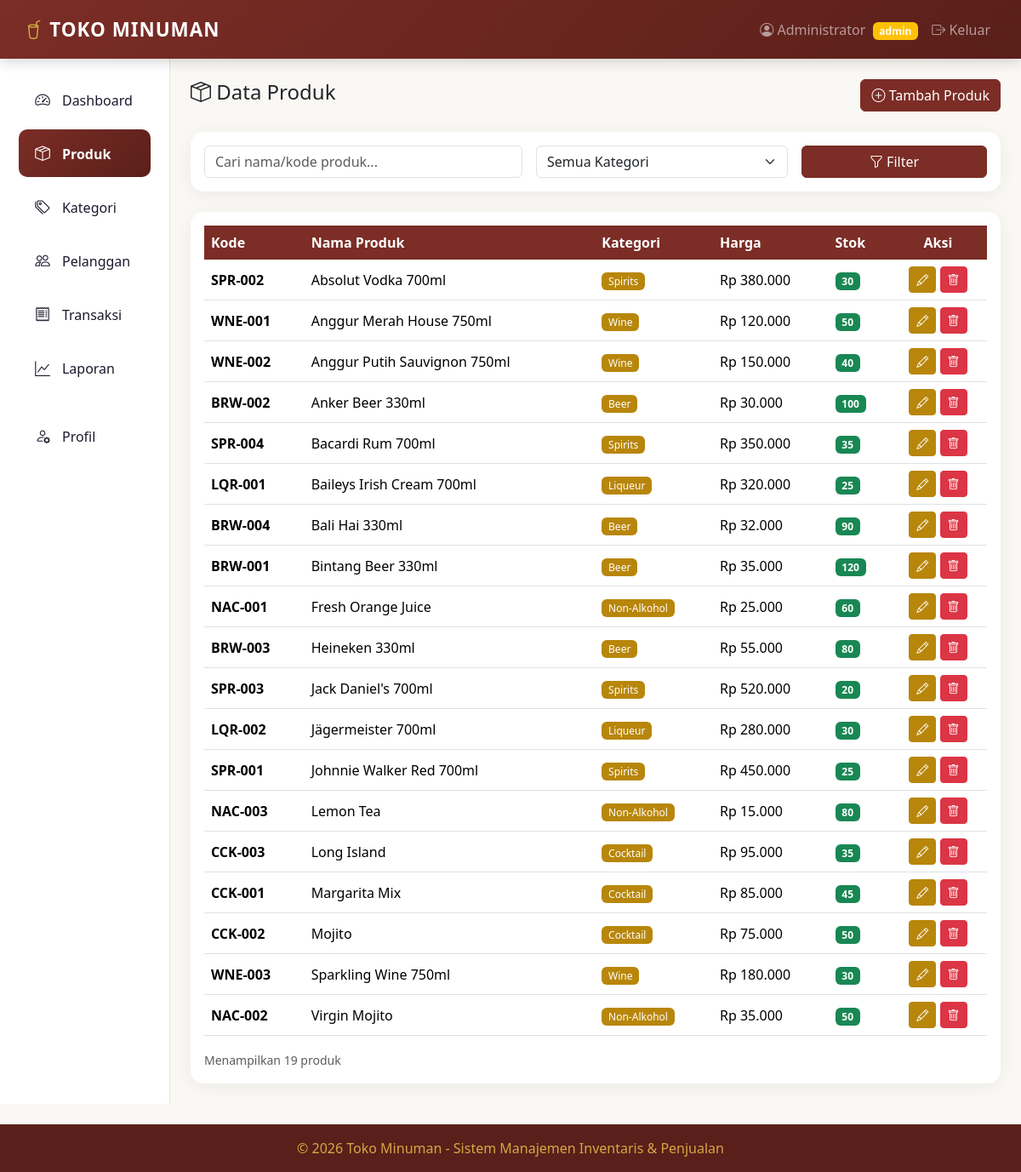
The page /produk.php (signed in) on the database its author committed.
### tables this page shows
CREATE TABLE IF NOT EXISTS produk (
    id INT AUTO_INCREMENT PRIMARY KEY,
    kode_produk VARCHAR(20) NOT NULL UNIQUE,
    nama_produk VARCHAR(150) NOT NULL,
    kategori_id INT NOT NULL,
    harga_jual DECIMAL(12,2) NOT NULL,
    stok INT NOT NULL DEFAULT 0,
    deskripsi TEXT,
    gambar VARCHAR(255) DEFAULT NULL,
    created_at TIMESTAMP DEFAULT CURRENT_TIMESTAMP,
    FOREIGN KEY (kategori_id) REFERENCES kategori_produk(id) ON DELETE CASCADE
);

CREATE TABLE IF NOT EXISTS kategori_produk (
    id INT AUTO_INCREMENT PRIMARY KEY,
    nama_kategori VARCHAR(100) NOT NULL,
    deskripsi TEXT,
    created_at TIMESTAMP DEFAULT CURRENT_TIMESTAMP
);

### config.php (called while the page is built, shortened)
<?php
function sanitize($data) {
    return htmlspecialchars(trim($data), ENT_QUOTES, 'UTF-8');
}
function formatRupiah($angka) {
    return 'Rp ' . number_format($angka, 0, ',', '.');
}
?>

### produk.php (the view, shortened to what this page needs)
<?php
require_once 'config.php';
$search = isset($_GET['search']) ? trim($_GET['search']) : '';
$sql = "SELECT p.*, k.nama_kategori FROM produk p JOIN kategori_produk k ON p.kategori_id = k.id WHERE 1=1";
$params = [];
$sql .= " ORDER BY p.nama_produk";
$stmt = $pdo->prepare($sql);
$stmt->execute($params);
$produk_list = $stmt->fetchAll();
include 'includes/header.php';
?>
<div class="d-flex justify-content-between align-items-center mb-4">
    <h4><i class="bi bi-box-seam"></i> Data Produk</h4>
    <a href="produk.php?aksi=tambah" class="btn btn-primary"><i class="bi bi-plus-circle"></i> Tambah Produk</a>
</div>
<div class="card mb-4">
    <div class="card-body">
        <form method="GET" class="row g-3">
            <div class="col-md-5">
                <input type="text" class="form-control" name="search" placeholder="Cari nama/kode produk..." value="<?= sanitize($search) ?>">
            </div>
            <div class="col-md-4">
                <select class="form-select" name="kategori">
                    <option value="0">Semua Kategori</option>
                </select>
            </div>
            <div class="col-md-3"><button type="submit" class="btn btn-primary w-100"><i class="bi bi-funnel"></i> Filter</button></div>
        </form>
    </div>
</div>
<div class="card">
    <div class="card-body">
        <?php if (empty($produk_list)): ?>
            <p class="text-muted text-center">Tidak ada data produk.</p>
        <?php else: ?>
            <div class="table-responsive">
                <table class="table table-hover align-middle">
                    <thead>
                        <tr><th>Kode</th><th>Nama Produk</th><th>Kategori</th><th>Harga</th><th>Stok</th><th class="text-center">Aksi</th></tr>
                    </thead>
                    <tbody>
                        <?php foreach ($produk_list as $p): ?>
                        <tr>
                            <td><strong><?= sanitize($p['kode_produk']) ?></strong></td>
                            <td><?= sanitize($p['nama_produk']) ?></td>
                            <td><span class="badge badge-kategori"><?= sanitize($p['nama_kategori']) ?></span></td>
                            <td><?= formatRupiah($p['harga_jual']) ?></td>
                            <td>
                                <?php if ($p['stok'] <= 5): ?>
                                    <span class="badge bg-danger"><?= $p['stok'] ?></span>
                                <?php else: ?>
                                    <span class="badge bg-success"><?= $p['stok'] ?></span>
                                <?php endif; ?>
                            </td>
                            <td class="text-center">
                                <a href="produk.php?aksi=edit&id=<?= $p['id'] ?>" class="btn btn-sm btn-warning"><i class="bi bi-pencil"></i></a>
                                <a href="produk.php?hapus=<?= $p['id'] ?>" class="btn btn-sm btn-danger btn-hapus"><i class="bi bi-trash"></i></a>
                            </td>
                        </tr>
                        <?php endforeach; ?>
                    </tbody>
                </table>
            </div>
            <small class="text-muted">Menampilkan <?= count($produk_list) ?> produk</small>
        <?php endif; ?>
    </div>
</div>
<?php include 'includes/footer.php'; ?>

### includes/header.php (style rules this page uses)
:root { --primary: #7b2d26; --primary-dark: #5a1f1a; --secondary: #b8860b; --accent: #d4a843; --dark: #1a1a2e; --light-bg: #faf8f5; --card-bg: #ffffff; }
* { font-family: 'Segoe UI', Tahoma, Geneva, Verdana, sans-serif; }
body { background-color: var(--light-bg); }
.card { border: none; border-radius: 15px; box-shadow: 0 4px 20px rgba(0,0,0,0.06); transition: transform 0.2s; }
.btn-primary { background-color: var(--primary); border-color: var(--primary); }
.btn-warning { background-color: var(--secondary); border-color: var(--secondary); color: white; }
.table thead th { background-color: var(--primary); color: white; border: none; font-weight: 600; }
.badge-kategori { background-color: var(--secondary); color: white; font-weight: 500; }

### rows shown on the page
produk: kode_produk "SPR-002", nama_produk "Absolut Vodka 700ml", kategori.nama_kategori "Spirits", harga_jual "Rp 380.000", stok "30"
produk: kode_produk "WNE-001", nama_produk "Anggur Merah House 750ml", kategori.nama_kategori "Wine", harga_jual "Rp 120.000", stok "50"
produk: kode_produk "WNE-002", nama_produk "Anggur Putih Sauvignon 750ml", kategori.nama_kategori "Wine", harga_jual "Rp 150.000", stok "40"
produk: kode_produk "BRW-002", nama_produk "Anker Beer 330ml", kategori.nama_kategori "Beer", harga_jual "Rp 30.000", stok "100"
produk: kode_produk "SPR-004", nama_produk "Bacardi Rum 700ml", kategori.nama_kategori "Spirits", harga_jual "Rp 350.000", stok "35"
produk: kode_produk "LQR-001", nama_produk "Baileys Irish Cream 700ml", kategori.nama_kategori "Liqueur", harga_jual "Rp 320.000", stok "25"
produk: kode_produk "BRW-004", nama_produk "Bali Hai 330ml", kategori.nama_kategori "Beer", harga_jual "Rp 32.000", stok "90"
produk: kode_produk "BRW-001", nama_produk "Bintang Beer 330ml", kategori.nama_kategori "Beer", harga_jual "Rp 35.000", stok "120"
produk: kode_produk "NAC-001", nama_produk "Fresh Orange Juice", kategori.nama_kategori "Non-Alkohol", harga_jual "Rp 25.000", stok "60"
produk: kode_produk "BRW-003", nama_produk "Heineken 330ml", kategori.nama_kategori "Beer", harga_jual "Rp 55.000", stok "80"
produk: kode_produk "SPR-003", nama_produk "Jack Daniel's 700ml", kategori.nama_kategori "Spirits", harga_jual "Rp 520.000", stok "20"
produk: kode_produk "LQR-002", nama_produk "Jägermeister 700ml", kategori.nama_kategori "Liqueur", harga_jual "Rp 280.000", stok "30"
produk: kode_produk "SPR-001", nama_produk "Johnnie Walker Red 700ml", kategori.nama_kategori "Spirits", harga_jual "Rp 450.000", stok "25"
produk: kode_produk "NAC-003", nama_produk "Lemon Tea", kategori.nama_kategori "Non-Alkohol", harga_jual "Rp 15.000", stok "80"
produk: kode_produk "CCK-003", nama_produk "Long Island", kategori.nama_kategori "Cocktail", harga_jual "Rp 95.000", stok "35"
produk: kode_produk "CCK-001", nama_produk "Margarita Mix", kategori.nama_kategori "Cocktail", harga_jual "Rp 85.000", stok "45"
produk: kode_produk "CCK-002", nama_produk "Mojito", kategori.nama_kategori "Cocktail", harga_jual "Rp 75.000", stok "50"
produk: kode_produk "WNE-003", nama_produk "Sparkling Wine 750ml", kategori.nama_kategori "Wine", harga_jual "Rp 180.000", stok "30"
produk: kode_produk "NAC-002", nama_produk "Virgin Mojito", kategori.nama_kategori "Non-Alkohol", harga_jual "Rp 35.000", stok "50"

### other values the page prints
$_SESSION['nama_lengkap'] "Administrator"
$_SESSION['role'] "admin"
count($produk_list) "19"
